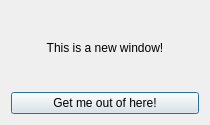
<?xml version="1.0" encoding="UTF-8"?>
<ui version="4.0">
 <class>dialog</class>
 <widget class="QDialog" name="dialog">
  <property name="geometry">
   <rect>
    <x>0</x>
    <y>0</y>
    <width>210</width>
    <height>125</height>
   </rect>
  </property>
  <property name="windowTitle">
   <string>Dialog</string>
  </property>
  <layout class="QVBoxLayout" name="verticalLayout">
   <item>
    <widget class="QLabel" name="label">
     <property name="text">
      <string>&lt;html&gt;&lt;head/&gt;&lt;body&gt;&lt;p align=&quot;center&quot;&gt;This is a new window!&lt;/p&gt;&lt;/body&gt;&lt;/html&gt;</string>
     </property>
    </widget>
   </item>
   <item>
    <widget class="QPushButton" name="btn_exit">
     <property name="text">
      <string>Get me out of here!</string>
     </property>
    </widget>
   </item>
  </layout>
 </widget>
 <resources/>
 <connections/>
</ui>
